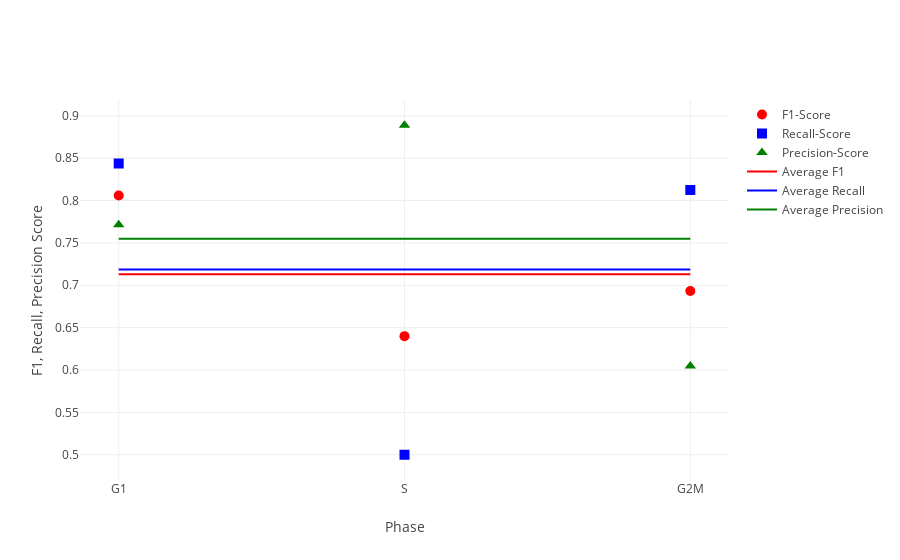

The notebook cell this image was saved under:
### Code cell
iplot(helper.plot_evaluation(*EMATB6142_evaluation, xaxis=["G1","S","G2M"], xaxislbl="Phase", average=True))

### Figure 1 — Plotly figure (JSON) as saved in the notebook; plotly's stock layout.template omitted (floating-point values rounded to 4 significant figures)
{"data": [{"marker": {"color": "red", "size": 10, "symbol": "circle"}, "mode": "markers", "name": "F1-Score", "type": "scatter", "x": ["G1", "S", "G2M"], "y": [0.806, 0.64, 0.6933]}, {"marker": {"color": "blue", "size": 10, "symbol": "square"}, "mode": "markers", "name": "Recall-Score", "type": "scatter", "x": ["G1", "S", "G2M"], "y": [0.8438, 0.5, 0.8125]}, {"marker": {"color": "green", "size": 10, "symbol": "triangle-up"}, "mode": "markers", "name": "Precision-Score", "type": "scatter", "x": ["G1", "S", "G2M"], "y": [0.7714, 0.8889, 0.6047]}, {"marker": {"color": "red", "size": 10}, "mode": "lines", "name": "Average F1", "type": "scatter", "x": ["G1", "S", "G2M"], "y": [0.7131, 0.7131, 0.7131]}, {"marker": {"color": "blue", "size": 10}, "mode": "lines", "name": "Average Recall", "type": "scatter", "x": ["G1", "S", "G2M"], "y": [0.7188, 0.7188, 0.7188]}, {"marker": {"color": "green", "size": 10}, "mode": "lines", "name": "Average Precision", "type": "scatter", "x": ["G1", "S", "G2M"], "y": [0.755, 0.755, 0.755]}], "layout": {"title": "", "xaxis": {"title": "Phase"}, "yaxis": {"title": "F1, Recall, Precision Score"}}}
